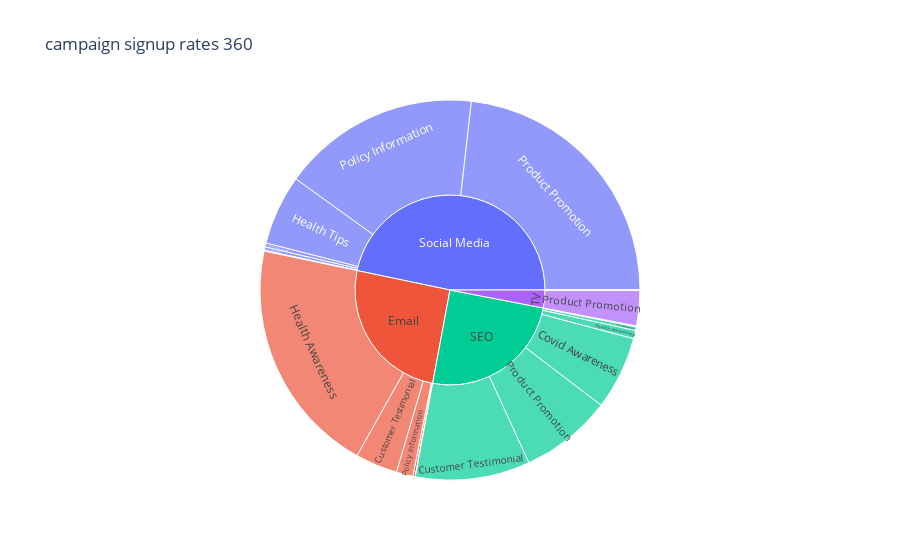

The code cell stored with this chart in its notebook:
### Code cell
df_sunburst = df.groupby(['platform','campaign_type'])[columns].sum().sort_values(by="num_signups",ascending=False).reset_index()  # Replace with your actual data

# Choose the value column to represent size (e.g., cost_sum)
fig = px.sunburst(
    df_sunburst,
    path=["platform", "campaign_type"],  # Hierarchy levels
    values="num_signups",                     # Column for size (replace with your metric)
    title="campaign signup rates 360"
    # color="cost",                   # Optional: Column for color-coding metrics (replace with actual column name)
    # color_discrete_sequence=px.colors.qualitative.Plotly  # Optional: Color palette
)
fig.show()
fig.write_image("C:/Users/karthikeya/health_tech_analytics/plots/campaign signup rates 360 categorised by campaign type.png")
fig.write_html("C:/Users/karthikeya/health_tech_analytics/plots/campaign signup rates 360 categorised by campaign type.html")

### Figure 1 — Plotly figure (JSON) as saved in the notebook; plotly's stock layout.template omitted (floating-point values rounded to 4 significant figures)
{"data": [{"branchvalues": "total", "domain": {"x": [0, 1], "y": [0, 1]}, "hovertemplate": "labels=%{label}<br>num_signups=%{value}<br>parent=%{parent}<br>id=%{id}<extra></extra>", "ids": ["Email/Covid Awareness", "SEO/Covid Awareness", "Social Media/Covid Awareness", "TV/Covid Awareness", "Email/Customer Testimonial", "SEO/Customer Testimonial", "Social Media/Customer Testimonial", "Email/Health Awareness", "SEO/Health Awareness", "TV/Health Awareness", "Email/Health Tips", "SEO/Health Tips", "Social Media/Health Tips", "SEO/Offer Announcement", "Social Media/Offer Announcement", "Email/Policy Information", "SEO/Policy Information", "Social Media/Policy Information", "TV/Policy Information", "Email/Product Promotion", "SEO/Product Promotion", "Social Media/Product Promotion", "TV/Product Promotion", "Email", "SEO", "Social Media", "TV"], "labels": ["Covid Awareness", "Covid Awareness", "Covid Awareness", "Covid Awareness", "Customer Testimonial", "Customer Testimonial", "Customer Testimonial", "Health Awareness", "Health Awareness", "Health Awareness", "Health Tips", "Health Tips", "Health Tips", "Offer Announcement", "Offer Announcement", "Policy Information", "Policy Information", "Policy Information", "Policy Information", "Product Promotion", "Product Promotion", "Product Promotion", "Product Promotion", "Email", "SEO", "Social Media", "TV"], "name": "", "parents": ["Email", "SEO", "Social Media", "TV", "Email", "SEO", "Social Media", "Email", "SEO", "TV", "Email", "SEO", "Social Media", "SEO", "Social Media", "Email", "SEO", "Social Media", "TV", "Email", "SEO", "Social Media", "TV", "", "", "", ""], "type": "sunburst", "values": [0, 1017, 47, 0, 586, 1588, 55, 3281, 114, 0, 0, 1, 971, 50, 11, 230, 12, 2745, 0, 33, 1273, 3781, 494, 4130, 4055, 7610, 494]}], "layout": {"legend": {"tracegroupgap": 0}, "title": {"text": "campaign signup rates 360"}}}
